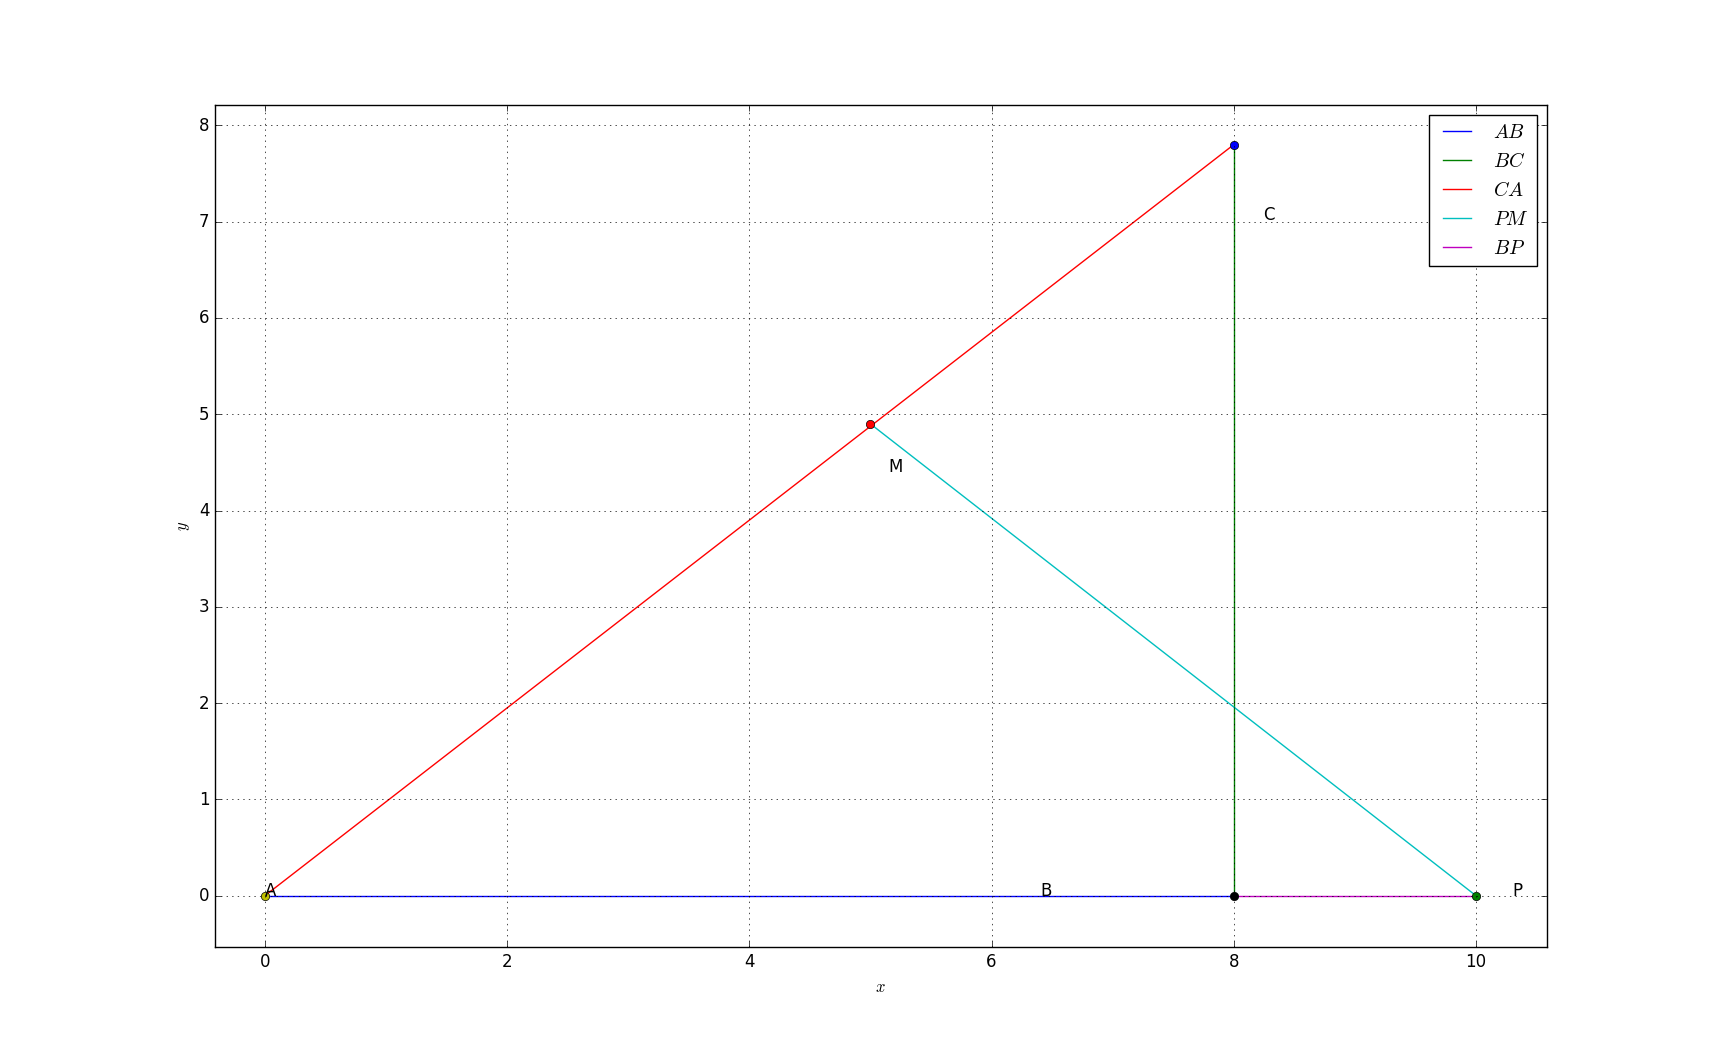

The Python source for this figure:
#Code by GVV Sharma
#December 6, 2019
#released under GNU GPL
#Drawing a right angled triangle

import numpy as np
import matplotlib.pyplot as plt

from coeffs import *

#if using termux
#import subprocess
#import shlex
#end if

#Triangle vertices
A = np.array([0,0]) 
B = np.array([8,0]) 
C = np.array([8,7.8]) 
P= np.array([10,0])
M= np.array([5,4.9])
#Generating all lines
x_AB = line_gen(A,B)
x_BC = line_gen(B,C)
x_CA = line_gen(C,A)
x_PM = line_gen(P,M)
x_BP = line_gen(B,P)
#Plotting all lines
plt.plot(x_AB[0,:],x_AB[1,:],label='$AB$')
plt.plot(x_BC[0,:],x_BC[1,:],label='$BC$')
plt.plot(x_CA[0,:],x_CA[1,:],label='$CA$')
plt.plot(x_PM[0,:],x_PM[1,:],label='$PM$')
plt.plot(x_BP[0,:],x_BP[1,:],label='$BP$')
plt.plot(A[0], A[1], 'o')
plt.text(A[0] * (1 + 0.1), A[1] * (1 - 0.1) , 'A')
plt.plot(B[0], B[1], 'o')
plt.text(B[0] * (1 - 0.2), B[1] * (1) , 'B')
plt.plot(C[0], C[1], 'o')
plt.text(C[0] * (1 + 0.03), C[1] * (1 - 0.1) , 'C')
plt.plot(P[0], P[1], 'o')
plt.text(P[0] * (1 + 0.03), P[1] * (1 - 0.1) , 'P')
plt.plot(M[0], M[1], 'o')
plt.text(M[0] * (1 + 0.03), M[1] * (1 - 0.1) , 'M')

plt.xlabel('$x$')
plt.ylabel('$y$')
plt.legend(loc='best')
plt.grid() # minor

#if using termux
#plt.savefig('./figs/triangle/tri_right_angle.pdf')
#plt.savefig('./figs/triangle/tri_right_angle.eps')
#subprocess.run(shlex.split("termux-open ./figs/triangle/tri_right_angle.pdf"))
#else
plt.show()
